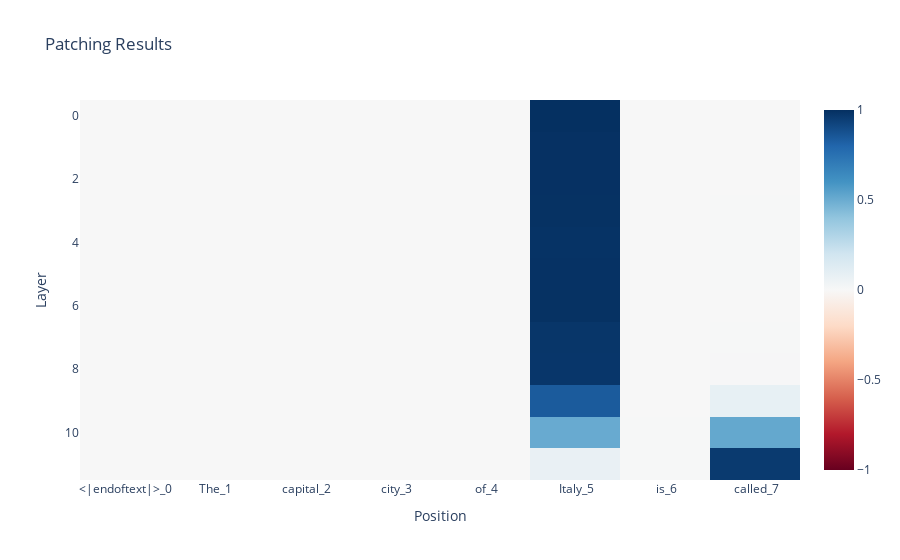

This figure's notebook cell:
### Markdown cell above
We then perform activation patching on the two prompts.

### Code cell
patching_results = activation_patching(model, clean_prompt, corrupted_prompt, clean_answer, corrupted_answer)
imshow_patching_result(model, patching_results, corrupted_prompt, corrupted_answer)

### Figure 1 — Plotly figure (JSON) as saved in the notebook; plotly's stock layout.template omitted (floating-point values rounded to 4 significant figures)
{"data": [{"coloraxis": "coloraxis", "hovertemplate": "Position: %{x}<br>Layer: %{y}<br>color: %{z}<extra></extra>", "name": "0", "type": "heatmap", "x": ["<|endoftext|>_0", "The_1", " capital_2", " city_3", " of_4", " Italy_5", " is_6", " called_7"], "xaxis": "x", "yaxis": "y", "z": [[0.0, 0.0, 0.0, 0.0, 0.0, 1.0, 0.0, 0.0], [0.0, 0.0, 0.0, 0.0, 0.0, 0.9955, 0.0005941, 0.00137], [0.0, 0.0, 0.0, 0.0, 0.0, 0.9949, 0.0007348, 0.001602], [0.0, 0.0, 0.0, 0.0, 0.0, 0.9936, 0.001026, 0.00275], [0.0, 0.0, 0.0, 0.0, 0.0, 0.9898, 0.0004701, 0.002885], [0.0, 0.0, 0.0, 0.0, 0.0, 0.993, 5.841e-05, 0.002789], [0.0, 0.0, 0.0, 0.0, 0.0, 0.9934, 0.0001343, 0.001612], [0.0, 0.0, 0.0, 0.0, 0.0, 0.9789, 0.0004545, 0.004118], [0.0, 0.0, 0.0, 0.0, 0.0, 0.9764, 0.0017, 0.006364], [0.0, 0.0, 0.0, 0.0, 0.0, 0.8414, 0.0006056, 0.08232], [0.0, 0.0, 0.0, 0.0, 0.0, 0.5069, 0.004421, 0.517], [0.0, 0.0, 0.0, 0.0, 0.0, 0.07461, 0.004305, 0.9629]]}], "layout": {"coloraxis": {"cmid": 0, "colorscale": [[0, "rgb(103,0,31)"], [0.1, "rgb(178,24,43)"], [0.2, "rgb(214,96,77)"], [0.3, "rgb(244,165,130)"], [0.4, "rgb(253,219,199)"], [0.5, "rgb(247,247,247)"], [0.6, "rgb(209,229,240)"], [0.7, "rgb(146,197,222)"], [0.8, "rgb(67,147,195)"], [0.9, "rgb(33,102,172)"], [1, "rgb(5,48,97)"]]}, "title": {"text": "Patching Results"}, "xaxis": {"anchor": "y", "constrain": "domain", "domain": [0, 1], "scaleanchor": "y", "title": {"text": "Position"}}, "yaxis": {"anchor": "x", "autorange": "reversed", "constrain": "domain", "domain": [0, 1], "title": {"text": "Layer"}}}}
